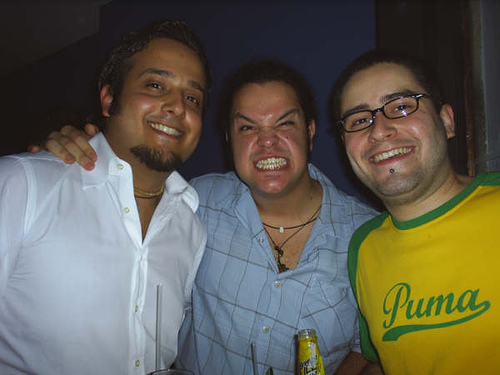
//> input picture 2008_002506.jpg, 500 x 375 px, given in place of the camera
$ ./CameraIn   (built with g++ and OpenCV 4)
//> lines starting //> are read from the running program, lines starting //| are printed output that depends on the picture; after the words box and inside, x2 and y2 are one past the last pixel; in counts of white or black regions, pixels touching at a corner belong together
#include "opencv2/objdetect.hpp"
#include "opencv2/videoio.hpp"
#include "opencv2/highgui.hpp"
#include "opencv2/imgproc.hpp"

#include <iostream>
#include <stdio.h>

using namespace std;
using namespace cv;

/** Function Headers */
void detectAndDisplay(Mat frame);

/** Global variables */
String face_cascade_name = "haarcascade_frontalface_alt.xml";
String eyes_cascade_name = "haarcascade_eye_tree_eyeglasses.xml";
CascadeClassifier face_cascade;
CascadeClassifier eyes_cascade;
String window_name = "Capture - Face detection";
String camera_input_window = "Camera capture";

/** @function main */
int main(void)
{
	VideoCapture capture;

	Mat frame;

	//-- 1. Load the cascades
	if (!face_cascade.load(face_cascade_name)) { printf("--(!)Error loading face cascade\n"); return -1; };
	if (!eyes_cascade.load(eyes_cascade_name)) { printf("--(!)Error loading eyes cascade\n"); return -1; };

	//-- 2. Read the video stream
	capture.open(0);  //Modified to force
	if (!capture.isOpened()) { printf("--(!)Error opening video capture\n"); return -1; }

	//capture.set(CAP_PROP_EXPOSURE, 1.0);
	//capture.set(CV_CAP_PROP_GAIN, 0.9);

	while (capture.read(frame))
	{
//> frame is the input picture: 375 rows x 500 cols, CV_8UC3; mean B, G, R 82.3, 95.2, 98.2
		if (frame.empty())
		{
			printf(" --(!) No captured frame -- Break!");
			break;
		}

		//printf("Exposure =  '%4d /n", capture.get(CAP_PROP_AUTO_EXPOSURE));

		//-- 3. Apply the classifier to the frame
		detectAndDisplay(frame);

		char c = (char)waitKey(10);
		if (c == 27) { break; } // escape
	}
	return 0;
}

/** @function detectAndDisplay */
void detectAndDisplay(Mat frame)
{
	std::vector<Rect> faces;
	Mat frame_gray;

	cvtColor(frame, frame_gray, COLOR_BGR2GRAY);
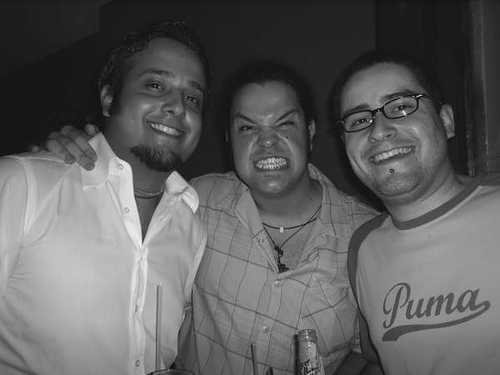
//> frame_gray: 375 rows x 500 cols, CV_8UC1; min 3, max 253, mean 94.6
	equalizeHist(frame_gray, frame_gray);
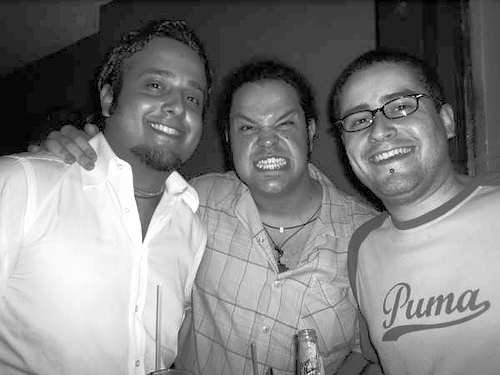
//> frame_gray: 375 rows x 500 cols, CV_8UC1; min 0, max 255, mean 128.6

	//-- Detect faces
	face_cascade.detectMultiScale(frame_gray, faces, 1.1, 2, 0 | CASCADE_SCALE_IMAGE, Size(30, 30));
//> faces = 3 Rects (x, y, width, height): [218, 91, 97, 97], [117, 52, 103, 103], [321, 63, 130, 130]

	for (size_t i = 0; i < faces.size(); i++)
	{
		Point center(faces[i].x + faces[i].width / 2, faces[i].y + faces[i].height / 2);
		ellipse(frame, center, Size(faces[i].width / 2, faces[i].height / 2), 0, 0, 360, Scalar(255, 0, 255), 4, 8, 0);

		Mat faceROI = frame_gray(faces[i]);
		std::vector<Rect> eyes;

		//-- In each face, detect eyes
		eyes_cascade.detectMultiScale(faceROI, eyes, 1.1, 2, 0 | CASCADE_SCALE_IMAGE, Size(30, 30));

		for (size_t j = 0; j < eyes.size(); j++)
		{
			Point eye_center(faces[i].x + eyes[j].x + eyes[j].width / 2, faces[i].y + eyes[j].y + eyes[j].height / 2);
			int radius = cvRound((eyes[j].width + eyes[j].height)*0.25);
			circle(frame, eye_center, radius, Scalar(255, 0, 0), 4, 8, 0);
		}
	}
//> this loop made 3 passes
//> center on passes 1 to 3: Point(266, 139), Point(168, 103), Point(386, 128)
//> pass 1, in detectAndDisplay, `Mat faceROI = frame_gray(faces[i]);`:
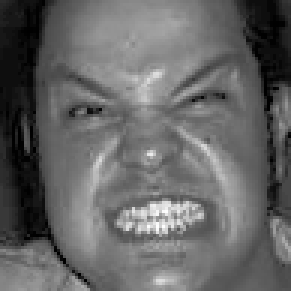
//> faceROI: 97 rows x 97 cols, CV_8UC1 (shown 3 times larger); min 0, max 254, mean 101.1
//> pass 2, in detectAndDisplay, `Mat faceROI = frame_gray(faces[i]);`:
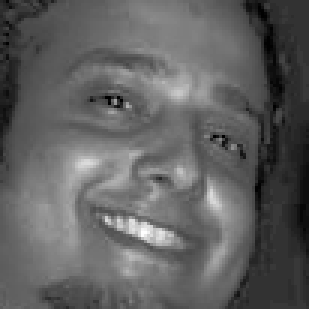
//> faceROI: 103 rows x 103 cols, CV_8UC1 (shown 3 times larger); min 0, max 254, mean 96.3
//> pass 3, in detectAndDisplay, `Mat faceROI = frame_gray(faces[i]);`:
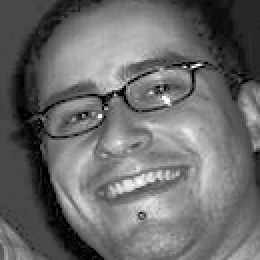
//> faceROI: 130 rows x 130 cols, CV_8UC1 (shown 2 times larger); min 0, max 255, mean 107
//> after the loop:
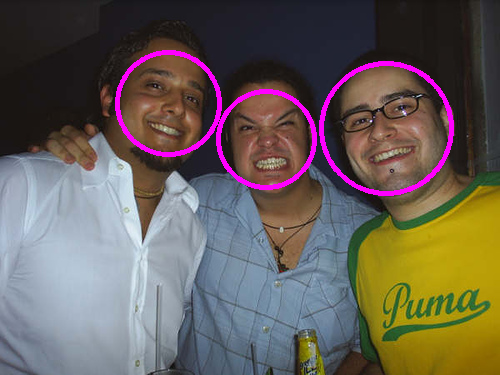
//> frame: 375 rows x 500 cols, CV_8UC3; 2.7% of pixels changed, all inside (x1, y1, x2, y2) = (115, 50, 454, 196)
//> the Esc key is pressed
	//-- Show what you got
	imshow(window_name, frame);
}

$ run again, on dakram.7.jpg
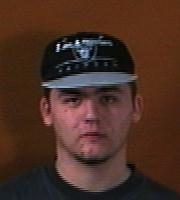
//> input picture dakram.7.jpg, 180 x 200 px, given in place of the camera
//> frame is the input picture: 200 rows x 180 cols, CV_8UC3; mean B, G, R 36.7, 47.9, 74.7
//> in detectAndDisplay, `equalizeHist(frame_gray, frame_gray);`:
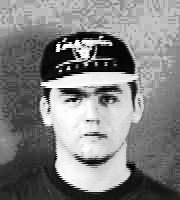
//> frame_gray: 200 rows x 180 cols, CV_8UC1; min 0, max 255, mean 130.2
//> faces = 1 Rect (x, y, width, height): [45, 63, 95, 95]
//> the loop in detectAndDisplay, `for (size_t i = 0; i < faces.size(); i++)` made 1 pass
//> center on pass 1: Point(92, 110)
//> after the loop in detectAndDisplay, `for (size_t i = 0; i < faces.size(); i++)`:
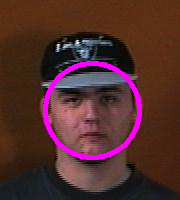
//> frame: 200 rows x 180 cols, CV_8UC3; 4.08% of pixels changed, all inside (x1, y1, x2, y2) = (43, 61, 142, 160)

$ run again, on jross.5.jpg
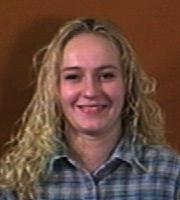
//> input picture jross.5.jpg, 180 x 200 px, given in place of the camera
//> frame is the input picture: 200 rows x 180 cols, CV_8UC3; mean B, G, R 60.7, 74.2, 103.3
//> in detectAndDisplay, `equalizeHist(frame_gray, frame_gray);`:
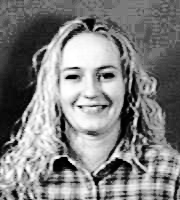
//> frame_gray: 200 rows x 180 cols, CV_8UC1; min 0, max 255, mean 129.1
//> faces = 1 Rect (x, y, width, height): [45, 41, 91, 91]
//> the loop in detectAndDisplay, `for (size_t i = 0; i < faces.size(); i++)` made 1 pass
//> center on pass 1: Point(90, 86)
//> after the loop in detectAndDisplay, `for (size_t i = 0; i < faces.size(); i++)`:
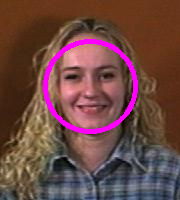
//> frame: 200 rows x 180 cols, CV_8UC3; 3.88% of pixels changed, all inside (x1, y1, x2, y2) = (43, 39, 138, 134)
